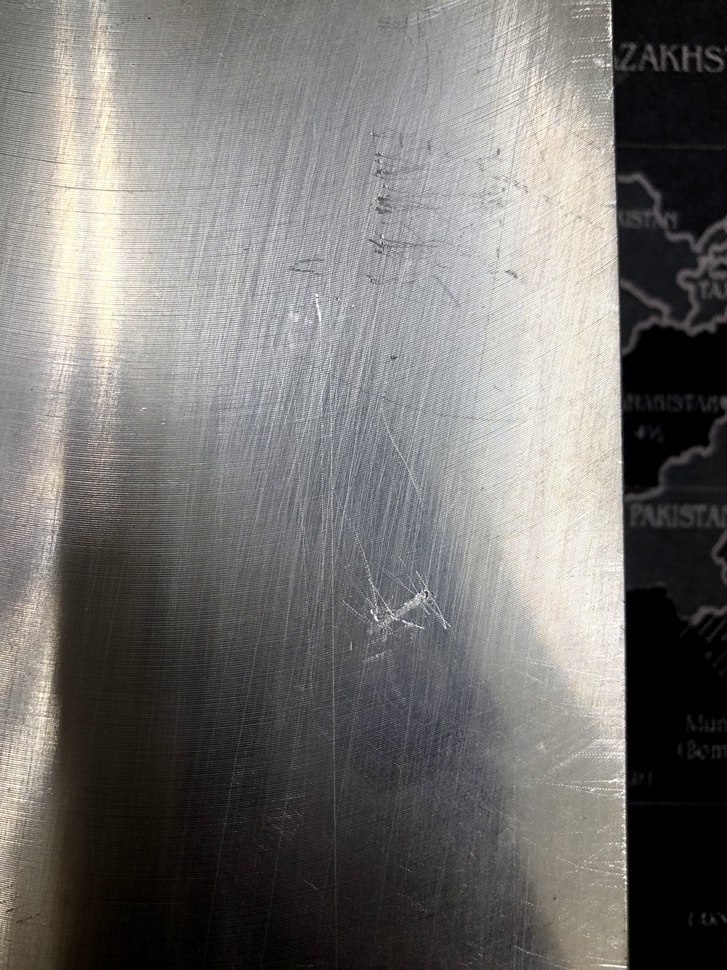
#> input picture data/Defect-test/JPG/IMG_0820.JPG, 727 x 970 px, shrunk from 3024 x 4032 before the run
$ python ImagePaste.py --image Defect-test/JPG/IMG_0820.JPG
#> lines starting #> are read from the running program, lines starting #| are printed output that depends on the picture
import cv2 as cv
import numpy as np
import argparse
dl = cv.getStructuringElement(cv.MORPH_ELLIPSE, (3, 3))
# 构建参数解析器
ap = argparse.ArgumentParser()
ap.add_argument("-i", "--image", required=True, help="Path to the image")
args = vars(ap.parse_args())

image = cv.imread(args["image"])
#> image is the input picture: shape (970, 727, 3); mean B, G, R 112.6, 115.1, 117
BG_th = cv.threshold(image.copy(), 128, 255, cv.THRESH_BINARY)[1]
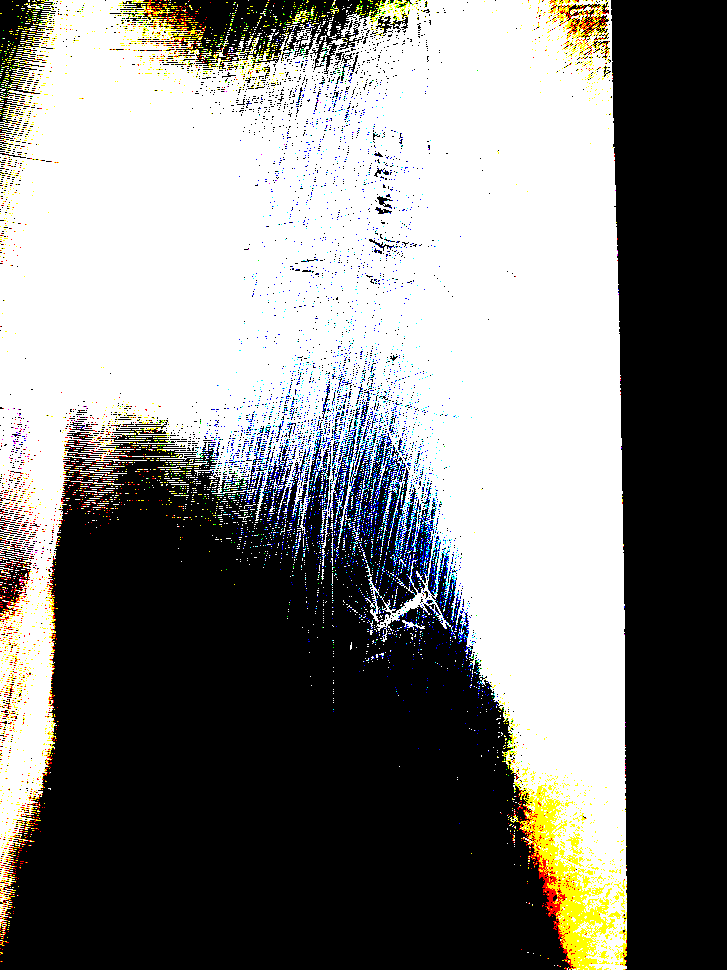
#> BG_th: shape (970, 727, 3); mean B, G, R 125.2, 128, 128.4


bitwiseAnd = cv.bitwise_and(image-BG_th, image)
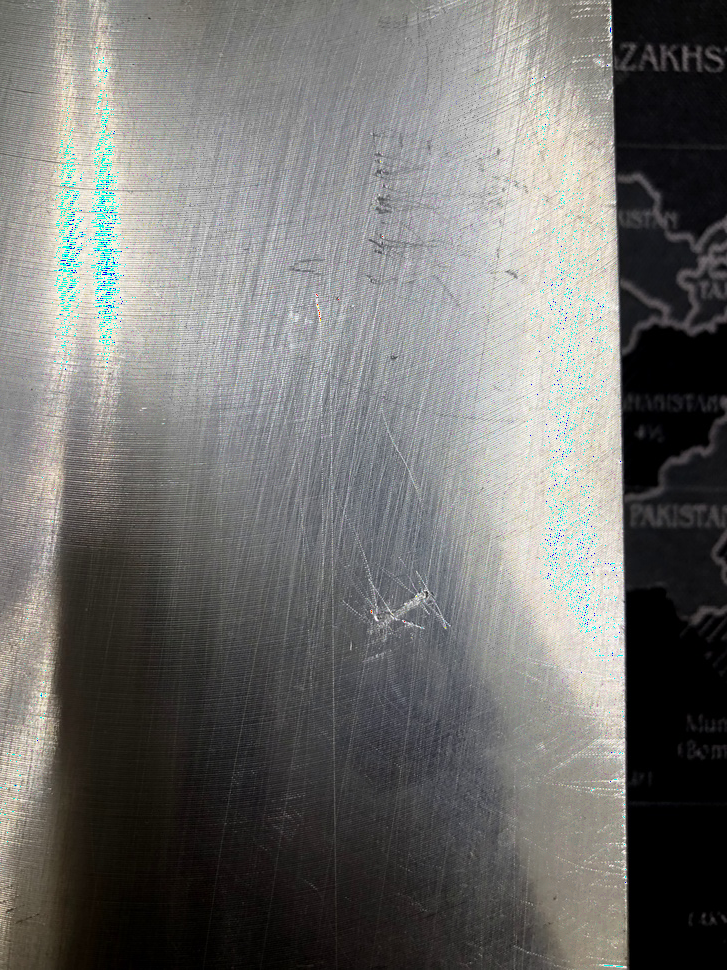
#> bitwiseAnd: shape (970, 727, 3); mean B, G, R 111.3, 113.7, 114.1

cv.imshow("Image", image)
cv.imshow("BG_th", bitwiseAnd)
cv.waitKey(0)
'''
# 创建矩形区域，填充白色255
rectangle = np.zeros(image.shape[0:2], dtype = "uint8")
cv.rectangle(rectangle, (25, 25), (275, 275), 255, -1)
cv.imshow("Rectangle", rectangle)

# 创建圆形区域，填充白色255
circle = np.zeros(image.shape[0:2], dtype = "uint8")
cv.circle(circle, (150, 150), 150, 255, -1)
cv.imshow("Circle", circle)

# 在此例（二值图像）中，以下的0表示黑色像素值0, 1表示白色像素值255
# 位与运算，与常识相同，有0则为0, 均无0则为1
bitwiseAnd = cv.bitwise_and(rectangle, circle)
cv.imshow("AND", bitwiseAnd)
cv.waitKey(0)

# 或运算，有1则为1, 全为0则为0
bitwiseOr = cv.bitwise_or(rectangle, circle)
cv.imshow("OR", bitwiseOr)
cv.waitKey(0)

# 非运算，非0为1, 非1为0
bitwiseNot = cv.bitwise_not(circle)
cv.imshow("NOT", bitwiseNot)
cv.waitKey(0)

# 异或运算，不同为1, 相同为0
bitwiseXor = cv.bitwise_xor(rectangle, circle)
cv.imshow("XOR", bitwiseXor)
cv.waitKey(0)
'''
cv.destroyAllWindows()

$ run again, on data/Defect-test/JPG/IMG_0822.JPG
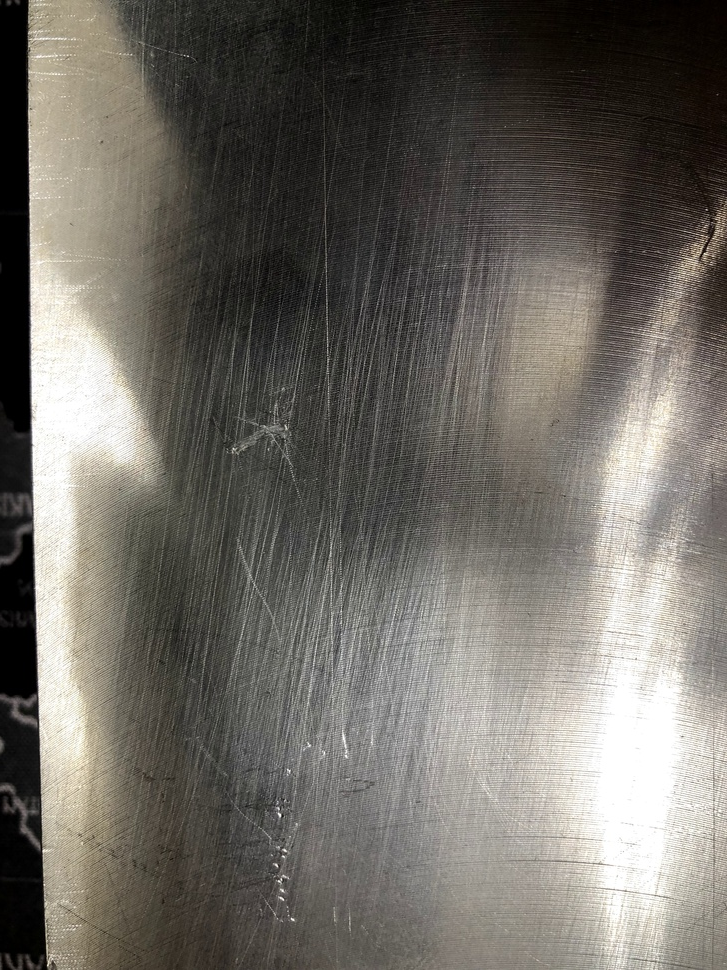
#> input picture data/Defect-test/JPG/IMG_0822.JPG, 727 x 970 px, shrunk from 3024 x 4032 before the run
#> image is the input picture: shape (970, 727, 3); mean B, G, R 100.7, 107.3, 111
#> `BG_th = cv.threshold(image.copy(), 128, 255, cv.THRESH_BINARY)[1]`:
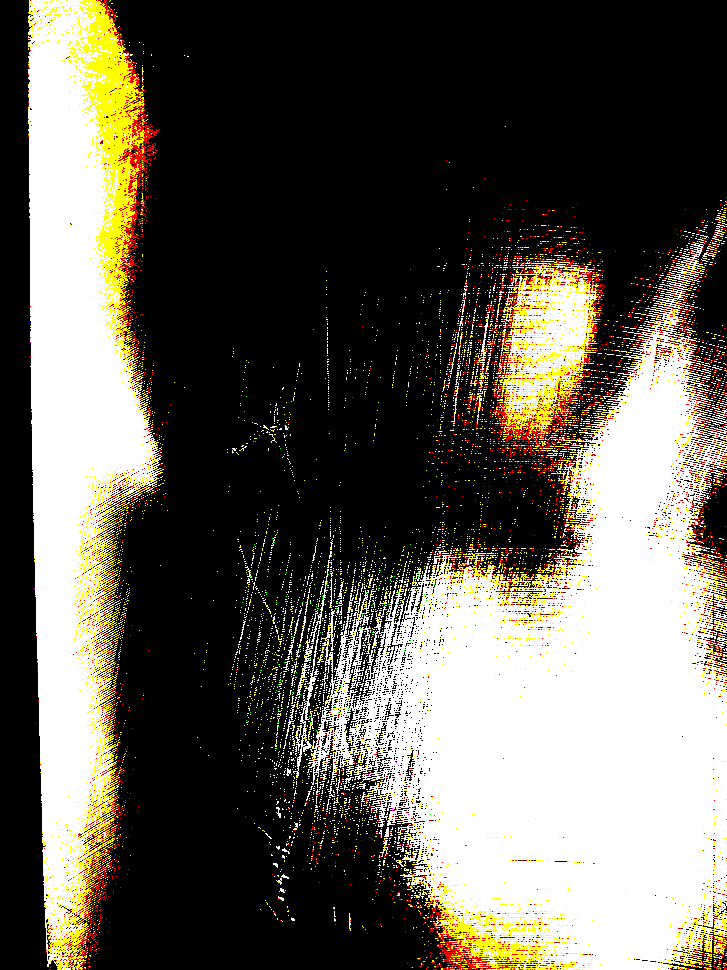
#> BG_th: shape (970, 727, 3); mean B, G, R 81.7, 93.3, 98.7
#> `bitwiseAnd = cv.bitwise_and(image-BG_th, image)`:
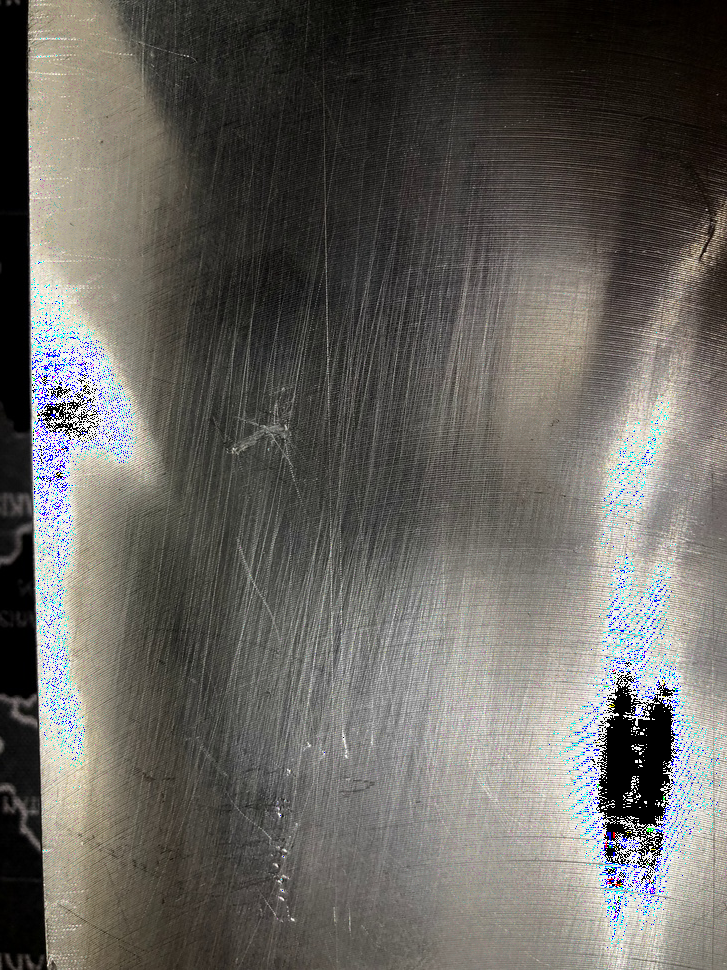
#> bitwiseAnd: shape (970, 727, 3); mean B, G, R 96.2, 101.2, 103.5

$ run again, on data/Defect-test/JPG/IMG_0823.JPG
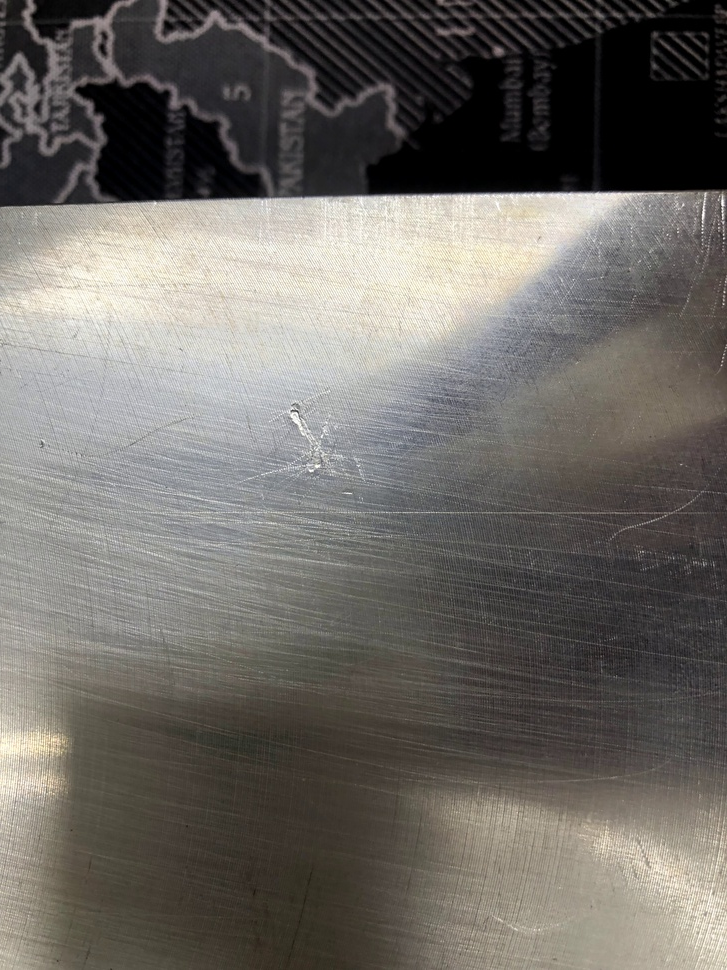
#> input picture data/Defect-test/JPG/IMG_0823.JPG, 727 x 970 px, shrunk from 3024 x 4032 before the run
#> image is the input picture: shape (970, 727, 3); mean B, G, R 101.2, 106.2, 109.7
#> `BG_th = cv.threshold(image.copy(), 128, 255, cv.THRESH_BINARY)[1]`:
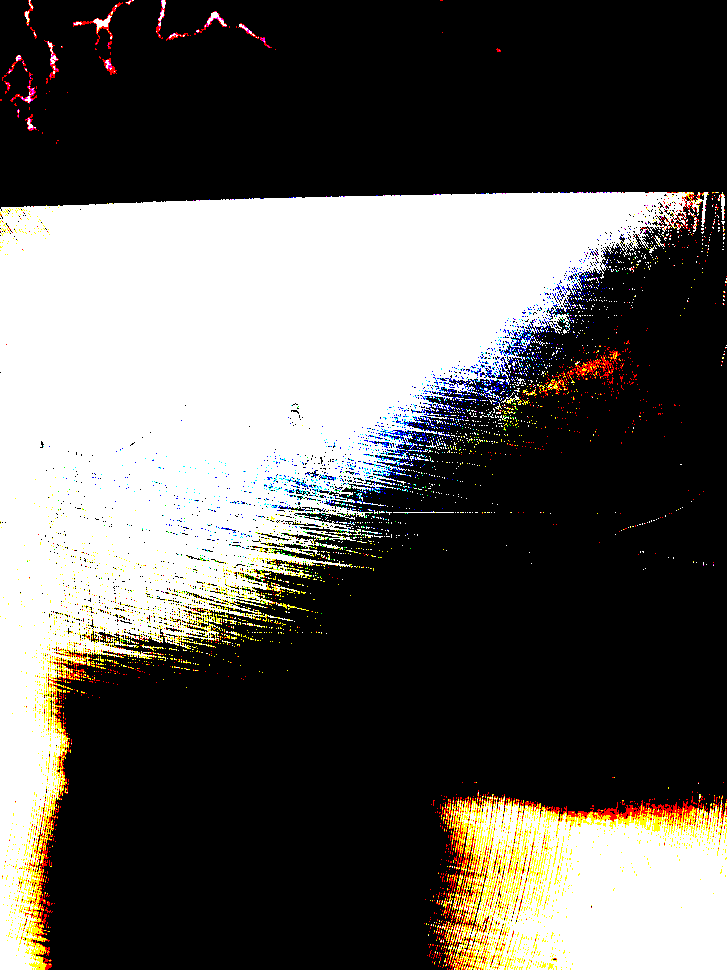
#> BG_th: shape (970, 727, 3); mean B, G, R 88.1, 92.4, 94.8
#> `bitwiseAnd = cv.bitwise_and(image-BG_th, image)`:
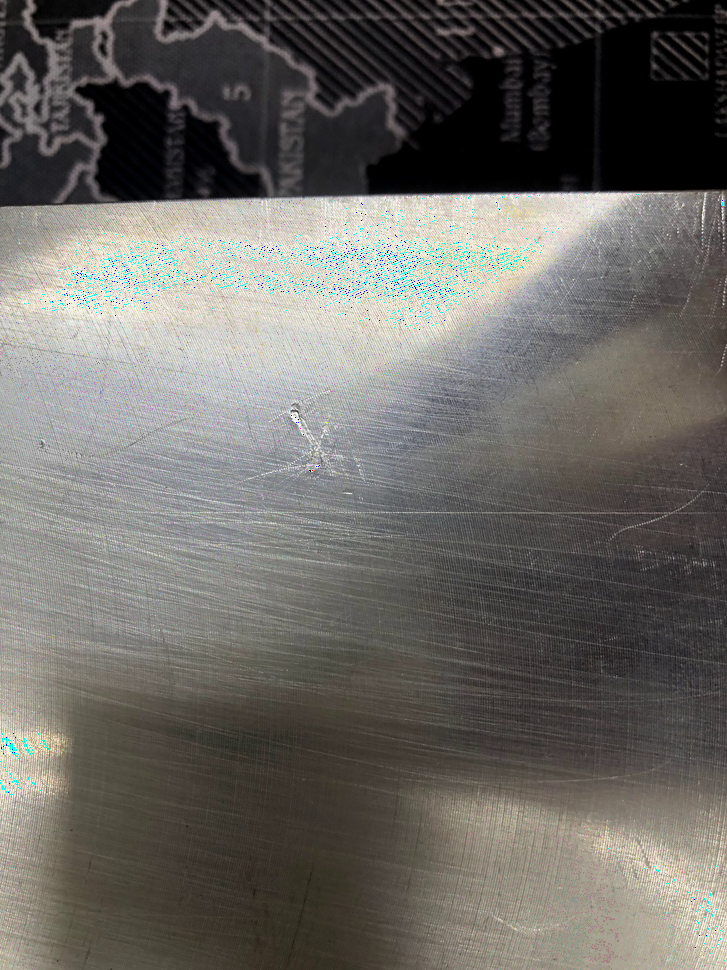
#> bitwiseAnd: shape (970, 727, 3); mean B, G, R 100.3, 105, 107.3

$ run again, on data/Defect-test/JPG/IMG_0824.JPG
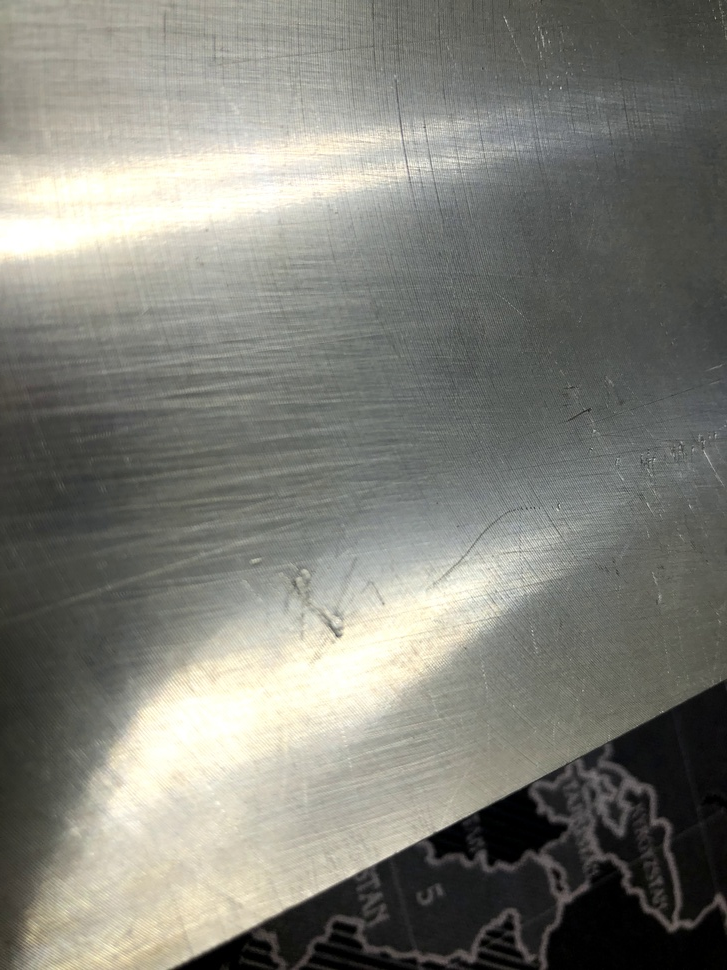
#> input picture data/Defect-test/JPG/IMG_0824.JPG, 727 x 970 px, shrunk from 3024 x 4032 before the run
#> image is the input picture: shape (970, 727, 3); mean B, G, R 120.2, 128, 128
#> `BG_th = cv.threshold(image.copy(), 128, 255, cv.THRESH_BINARY)[1]`:
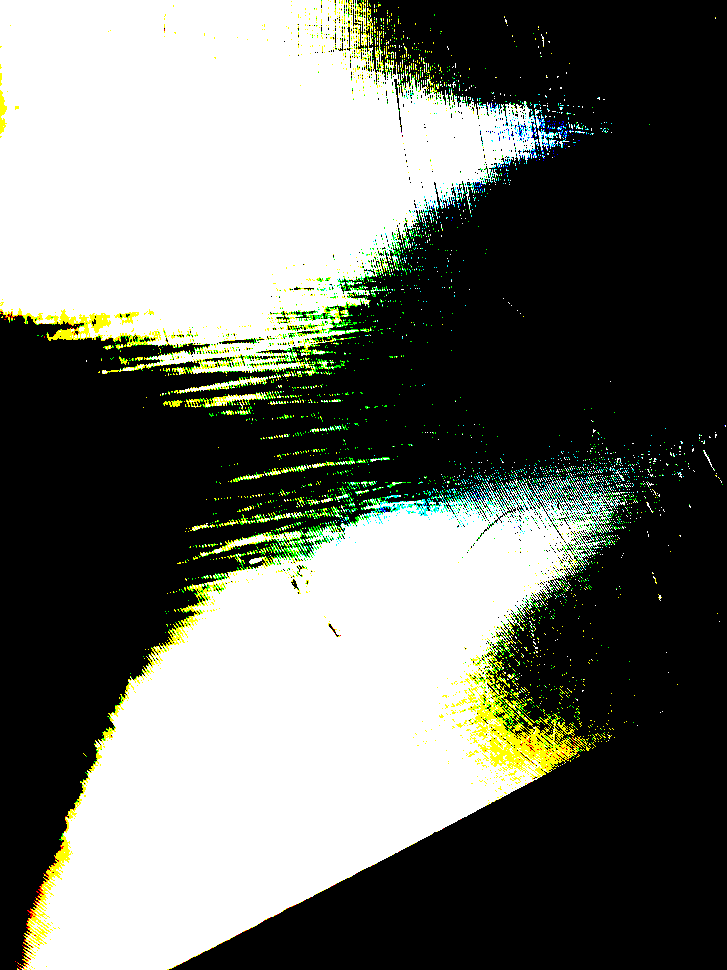
#> BG_th: shape (970, 727, 3); mean B, G, R 105.7, 113.3, 110
#> `bitwiseAnd = cv.bitwise_and(image-BG_th, image)`:
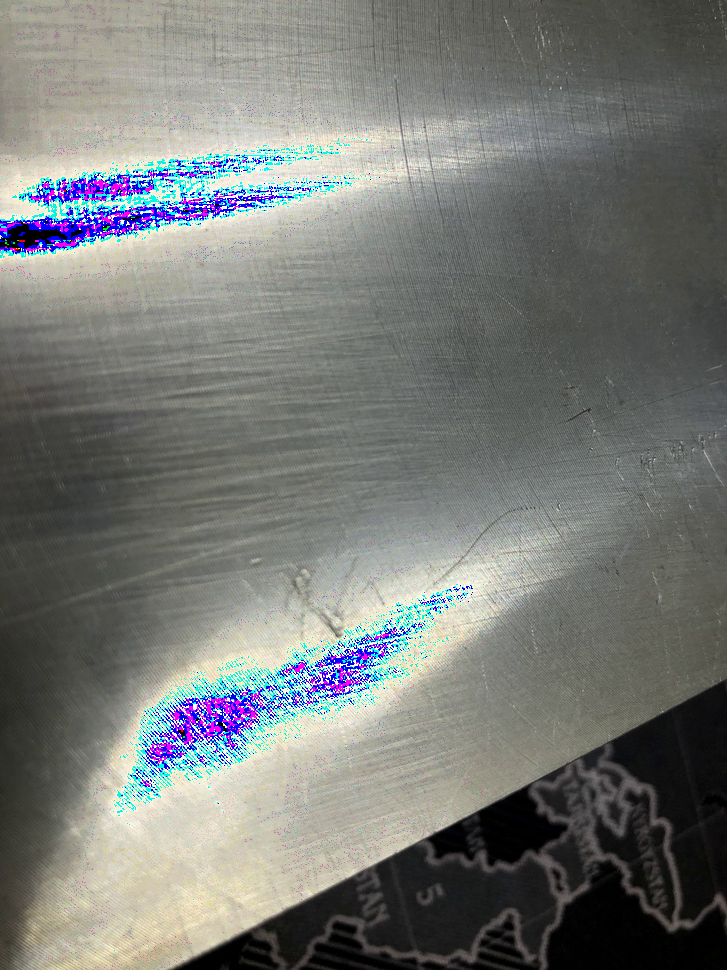
#> bitwiseAnd: shape (970, 727, 3); mean B, G, R 118.7, 121.7, 119.3
